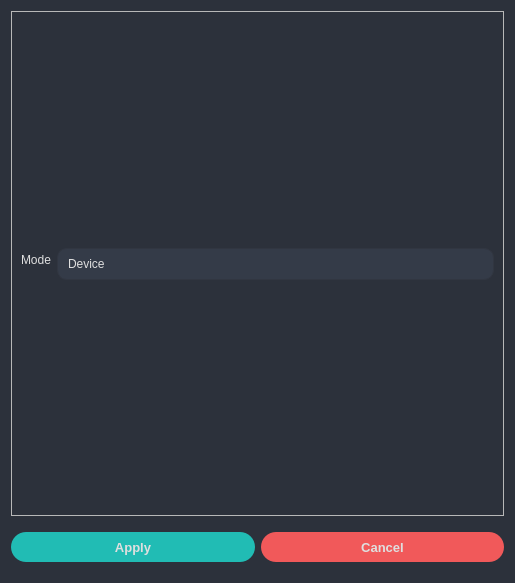
<?xml version="1.0" encoding="UTF-8"?>
<ui version="4.0">
    <class>UFSConfigurationsWindow</class>
    <widget class="QWidget" name="UFSConfigurationsWindow">
        <property name="geometry">
            <rect>
                <x>0</x>
                <y>0</y>
                <width>515</width>
                <height>583</height>
            </rect>
        </property>
        <property name="windowTitle">
            <string>Configurations</string>
        </property>
        <property name="windowIcon">
            <iconset resource="../res/res.qrc">
                <normaloff>:/icons/icons/design_creator_icon.ico</normaloff>:/icons/icons/design_creator_icon.ico
            </iconset>
        </property>
        <property name="styleSheet">
            <string notr="true">#UFSConfigurationsWindow, #scrollAreaWidgetContents{
                background-color: rgb(44, 49, 59);
                }
                /* Label */
                QLabel{
                color: rgb(223, 223, 223);
                font: 87 9pt &quot;Segoe UI Black&quot;;
                }
                /* Button */
                QPushButton {
                border: 0px solid rgb(52, 59, 72);
                background-color: rgb(52, 59, 72);
                color: rgb(223, 223, 223);
                border-radius: 15px;
                margin-right:10px;
                }
                QPushButton:hover {
                background-color: rgb(57, 65, 80);
                border: 5px solid transparent;
                }
                QPushButton:pressed {
                background-color: rgb(35, 40, 49);
                border: 7px solid transparent;
                }
                /* ComboBox */
                QScrollBar:horizontal {
                border: none;
                background: rgb(52, 59, 72);
                height: 14px;
                margin: 0px 21px 0 21px;
                border-radius: 0px;
                }
                QFrame QScrollBar:vertical {
                border: none;
                background: rgb(52, 59, 72);
                width: 14px;
                margin: 21px 0 21px 0;
                border-radius: 0px;
                }

                QScrollBar::handle:horizontal {
                background: rgb(85, 170, 255);
                min-width: 25px;
                border-radius: 7px
                }
                QScrollBar::add-line:horizontal {
                border: none;
                background: rgb(55, 63, 77);
                width: 20px;
                border-top-right-radius: 7px;
                border-bottom-right-radius: 7px;
                subcontrol-position: right;
                subcontrol-origin: margin;
                }
                QScrollBar::sub-line:horizontal {
                border: none;
                background: rgb(55, 63, 77);
                width: 20px;
                border-top-left-radius: 7px;
                border-bottom-left-radius: 7px;
                subcontrol-position: left;
                subcontrol-origin: margin;
                }
                QScrollBar::up-arrow:horizontal, QScrollBar::down-arrow:horizontal
                {
                background: none;
                }
                QScrollBar::add-page:horizontal, QScrollBar::sub-page:horizontal
                {
                background: none;
                }
                QScrollBar::handle:vertical {
                background: rgb(85, 170, 255);
                min-height: 25px;
                border-radius: 7px
                }
                QScrollBar::add-line:vertical {
                border: none;
                background: rgb(55, 63, 77);
                height: 20px;
                border-bottom-left-radius: 7px;
                border-bottom-right-radius: 7px;
                subcontrol-position: bottom;
                subcontrol-origin: margin;
                }
                QScrollBar::sub-line:vertical {
                border: none;
                background: rgb(55, 63, 77);
                height: 20px;
                border-top-left-radius: 7px;
                border-top-right-radius: 7px;
                subcontrol-position: top;
                subcontrol-origin: margin;
                }
                QScrollBar::up-arrow:vertical, QScrollBar::down-arrow:vertical {
                background: none;
                }

                QScrollBar::add-page:vertical, QScrollBar::sub-page:vertical {
                background: none;
                }
                QComboBox {
                background-color: rgb(52, 59, 72);
                border: 1px solid rgb(49, 54, 65);
                height: 30px;
                border-radius: 10px;
                padding-left: 10px;
                padding-right: 15px;
                color: rgb(223, 223, 223);
                }
                QComboBox QAbstractItemView {
                background-color:rgb(27, 29, 35);
                border: 0px;
                color: #fff;
                selection-background-color: rgb(64, 71, 88);
                }
                QComboBox::drop-down {
                border: 0px;
                }
                QComboBox::down-arrow{
                image: url(&quot;:/icons/icons/cil-chevron-bottom.png&quot;);
                width:15px;
                height:15px;
                margin-right:15px;
                }
                QComboBox:on {
                border: 0px solid rgb(61, 70, 86);
                background-color: rgb(57, 65, 80)
                }
                QComboBox QListView {
                background-color: rgb(27, 29, 35);
                border-radius: 10px;
                color: #FFF;
                padding: 10px;
                }
            </string>
        </property>
        <layout class="QVBoxLayout" name="verticalLayout">
            <item>
                <widget class="QScrollArea" name="scrollArea">
                    <property name="widgetResizable">
                        <bool>true</bool>
                    </property>
                    <widget class="QWidget" name="scrollAreaWidgetContents">
                        <property name="geometry">
                            <rect>
                                <x>0</x>
                                <y>0</y>
                                <width>491</width>
                                <height>500</height>
                            </rect>
                        </property>
                        <layout class="QVBoxLayout" name="verticalLayout_2">
                            <item>
                                <spacer name="verticalSpacer">
                                    <property name="orientation">
                                        <enum>Qt::Vertical</enum>
                                    </property>
                                    <property name="sizeHint" stdset="0">
                                        <size>
                                            <width>20</width>
                                            <height>40</height>
                                        </size>
                                    </property>
                                </spacer>
                            </item>
                            <item>
                                <layout class="QFormLayout" name="formLayout_2">
                                    <item row="0" column="0">
                                        <widget class="QLabel" name="label_2">
                                            <property name="text">
                                                <string>Mode</string>
                                            </property>
                                        </widget>
                                    </item>
                                    <item row="0" column="1">
                                        <widget class="QComboBox" name="mode_combo_box">
                                            <item>
                                                <property name="text">
                                                    <string>Device</string>
                                                </property>
                                            </item>
                                            <item>
                                                <property name="text">
                                                    <string>Host</string>
                                                </property>
                                            </item>
                                        </widget>
                                    </item>
                                </layout>
                            </item>
                            <item>
                                <spacer name="verticalSpacer_2">
                                    <property name="orientation">
                                        <enum>Qt::Vertical</enum>
                                    </property>
                                    <property name="sizeHint" stdset="0">
                                        <size>
                                            <width>20</width>
                                            <height>40</height>
                                        </size>
                                    </property>
                                </spacer>
                            </item>
                        </layout>
                    </widget>
                </widget>
            </item>
            <item>
                <layout class="QHBoxLayout" name="horizontalLayout">
                    <item>
                        <widget class="QPushButton" name="pushButtonApply">
                            <property name="minimumSize">
                                <size>
                                    <width>100</width>
                                    <height>50</height>
                                </size>
                            </property>
                            <property name="font">
                                <font>
                                    <pointsize>10</pointsize>
                                    <weight>75</weight>
                                    <bold>true</bold>
                                </font>
                            </property>
                            <property name="styleSheet">
                                <string notr="true">QPushButton {
                                    margin: 10 0 10 0;
                                    background-color: rgb(33, 188, 180);
                                    }

                                    QPushButton:hover {
                                    background-color: rgb(84, 195, 195);
                                    }

                                    QPushButton:pressed {
                                    background-color: rgb(25, 154, 147);
                                    }
                                </string>
                            </property>
                            <property name="text">
                                <string>Apply</string>
                            </property>
                        </widget>
                    </item>
                    <item>
                        <widget class="QPushButton" name="pushButtonCancel">
                            <property name="minimumSize">
                                <size>
                                    <width>100</width>
                                    <height>50</height>
                                </size>
                            </property>
                            <property name="font">
                                <font>
                                    <pointsize>10</pointsize>
                                    <weight>75</weight>
                                    <bold>true</bold>
                                </font>
                            </property>
                            <property name="styleSheet">
                                <string notr="true">QPushButton {
                                    margin: 10 0 10 0;
                                    background-color: rgb(241, 89, 90);
                                    }

                                    QPushButton:hover {
                                    background-color: rgb(255, 102, 102);
                                    }

                                    QPushButton:pressed {
                                    background-color: rgb(202, 75, 75);
                                    }
                                </string>
                            </property>
                            <property name="text">
                                <string>Cancel</string>
                            </property>
                        </widget>
                    </item>
                </layout>
            </item>
        </layout>
    </widget>
    <resources>
        <include location="../res/res.qrc"/>
    </resources>
    <connections/>
</ui>
